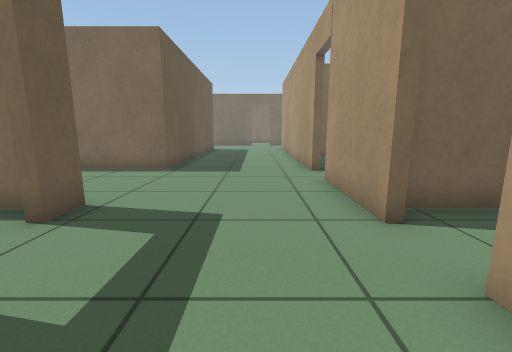
View 1 (above)

16 first-person views from a walk through a Gazebo world. The camera is 0.72 m above the floor, tilts 10° down and sees 90° across. The floor is counted in squares, 0.5 m on a side. Each view is taken from the middle of a square. On the plan, view 1 faces up. The plan holds only what a view shows up to about 13 squares ahead; the rest is blank. The place goes on beyond the plan. Robots are left out.

View 2
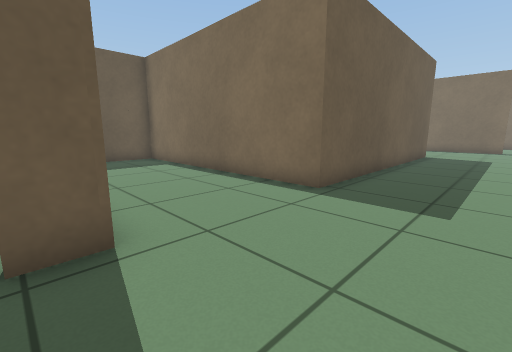

View 3
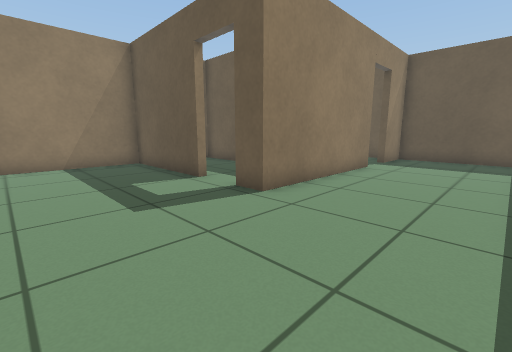

View 4
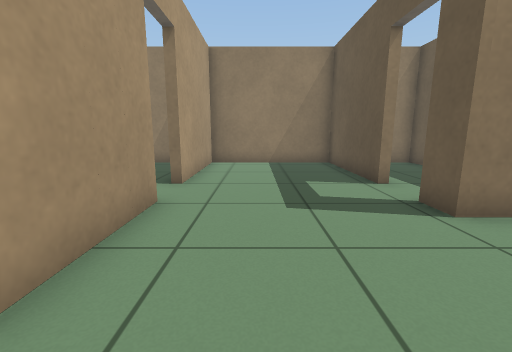

View 5
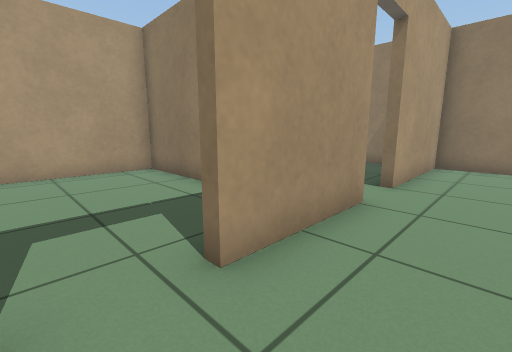

View 6
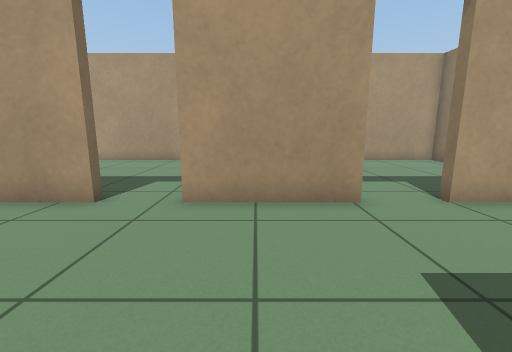

View 7
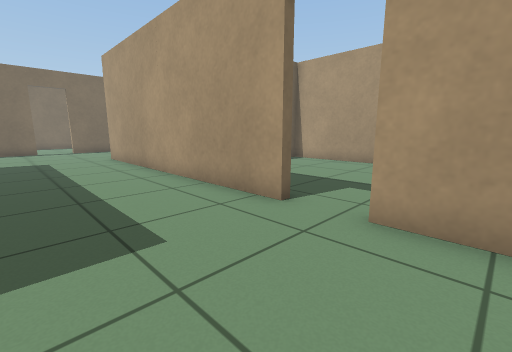

View 8
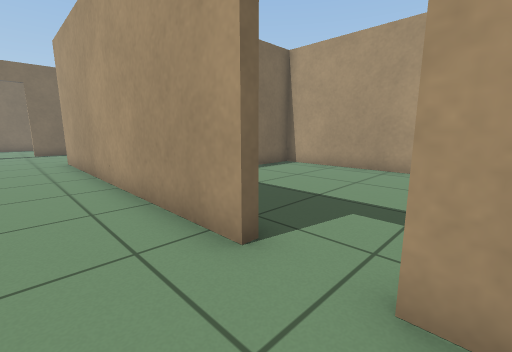

View 9
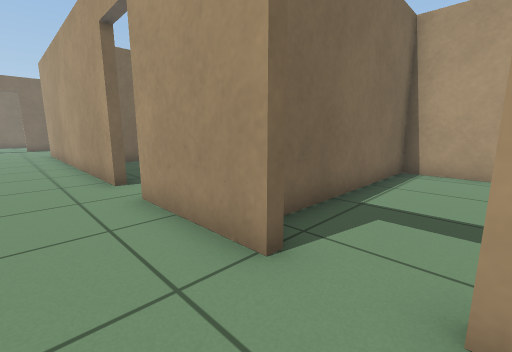

View 10
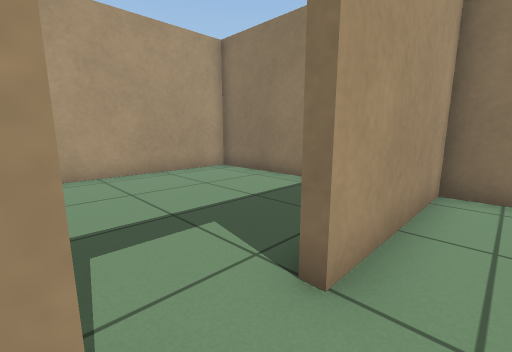

View 11
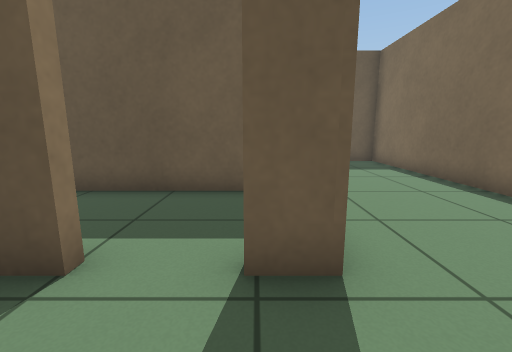

View 12
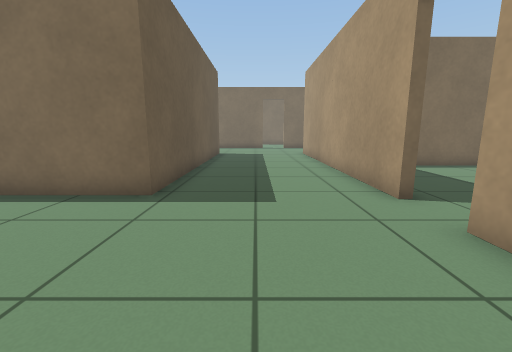

View 13
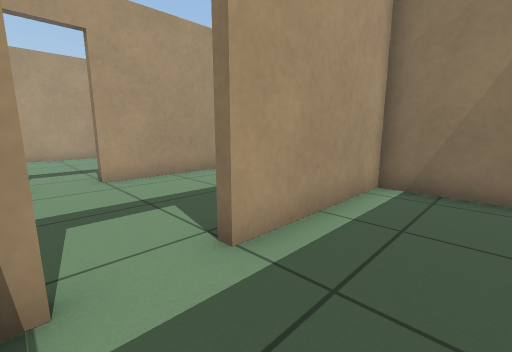

View 14
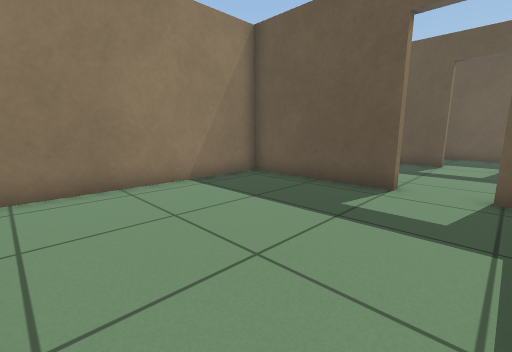

View 15
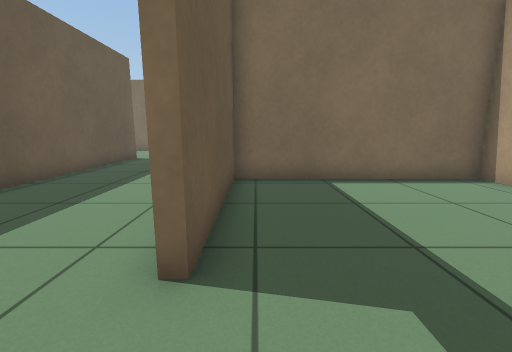

View 16
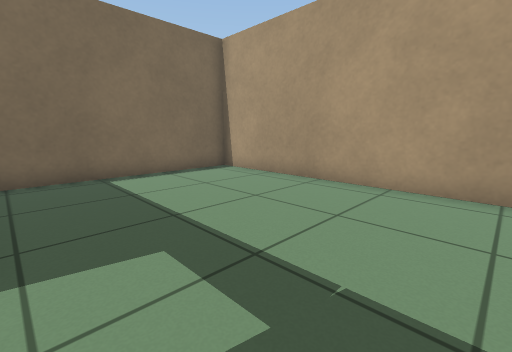

### Floor plan
Ten units are one square. View 1 is at (0, 0); x grows to the right and y downward. Boxes are objects, and circles mark ways between rooms. Rooms are numbered by the first view taken in them; rooms with no view inside come last. Other rooms are left out.
<svg viewBox="-139 -211 241 244">
<path fill="none" stroke="#000" d="M20 -92 20 -206M-34 -21 -34 28 20 28 20 -21M20 -37 20 -75M-96 -49 -34 -49 -34 -39M-34 -206 -34 -96 -134 -96 -134 -49 -113 -49M-71 -37 -71 28 -37 28 -37 -21M-42 -46 -47 -46M23 -21 23 28 97 28 97 -46 28 -46M63 -48 97 -48 97 -146 23 -146 23 -92"/>
<circle cx="-35" cy="-30" r="3" fill="#2a7"/>
<circle cx="20" cy="-25" r="3" fill="#2a7"/>
<circle cx="20" cy="-85" r="3" fill="#2a7"/>
<text x="-30" y="-90">1</text>
<text x="-60" y="-10">2</text>
<text x="60" y="-10">3</text>
<text x="60" y="-100">4</text>
</svg>
Room 1 opens to room 2. Room 1 opens to room 3. Room 1 opens to room 4.

Where each view was taken, in squares from view 1:
view 1: 0 up, 0 right, facing up
view 2: 4 up, 0 right, facing up-left
view 3: 9 up, 1 right, facing down-left
view 4: 9 up, 0 right, facing down
view 5: 9 up, 0 right, facing down-right
view 6: 6 up, 3 left, facing right
view 7: 6 up, 2 left, facing up-right
view 8: 7 up, 0 right, facing up-right
view 9: 2 up, 0 right, facing up-right
view 10: 4 up, 1 right, facing down-right
view 11: 4 up, 1 left, facing left
view 12: 4 up, 1 left, facing up
view 13: 4 up, 6 left, facing down-right
view 14: 4 up, 9 right, facing down-left
view 15: 7 up, 3 right, facing up
view 16: 6 up, 3 right, facing up-right
